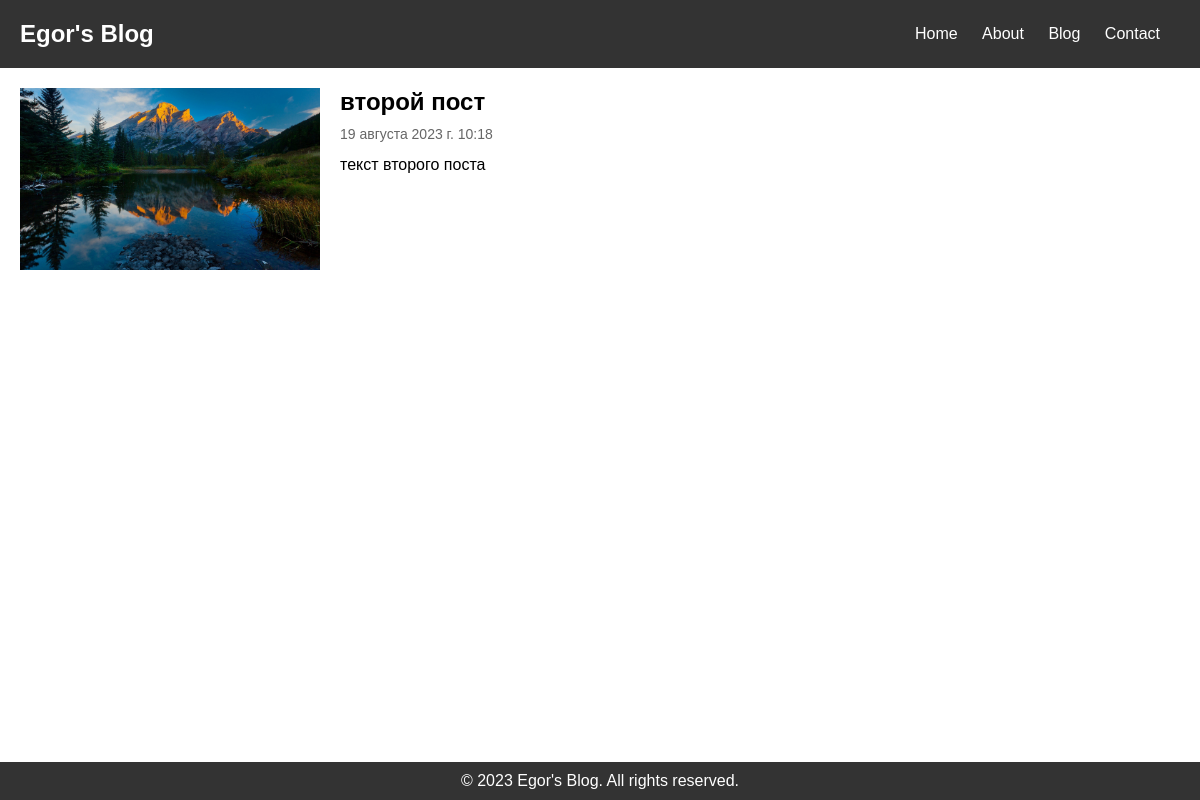
The app's page /article/2 with its own data.
### posts/models.py (models this page shows, shortened)
class Post(models.Model):
    title = models.CharField(max_length=256)
    description = models.TextField()
    created_timestamp = models.DateTimeField(auto_now_add=True)
    image = models.ImageField(upload_to="posts_images")
    category = models.ForeignKey(to=Category, on_delete=models.CASCADE)
    by_user = models.ForeignKey(to=User, on_delete=models.CASCADE, blank=True, null=True)

### posts/views.py (the view)
# urls.py: path('article/<int:pk>', article, name='article'),
def article(request, pk):
    post = Post.objects.get(pk=pk)
    context = {
        'post': post
    }
    return render(request, "article.html", context)

### posts/templates/article.html (shortened to what this page needs)
<!DOCTYPE html>
{% load static %}
<html lang="en">
<head>
    <link rel="stylesheet" href="{% static 'article.css' %}">
</head>
<body>
<header class="header">
    <h1 class="logo">Egor's Blog</h1>
    <nav class="nav">
        <ul>
            <li><a href="#">Home</a></li>
            <li><a href="#">About</a></li>
            <li><a href="#">Blog</a></li>
            <li><a href="#">Contact</a></li>
        </ul>
    </nav>
</header>
<main class="content">
    <article class="post-details">
        <div class="post-details-image-container">
            <img src="{{ post.image.url }}" alt="" class="post-details-image">
        </div>
        <div class="post-details-content">
            <h2 class="post-details-title">{{ post.title }}</h2>
            <p class="post-details-meta">{{ post.created_timestamp }}</p>
            <p class="post-details-body">
                {{ post.description }}
            </p>
        </div>
    </article>
</main>
<footer class="footer">
    <p>&copy; 2023 Egor's Blog. All rights reserved.</p>
</footer>
</body>
</html>

### posts/static/article.css (style rules this page uses)
body, h1, h2, h3, p, ul, li { margin: 0; padding: 0; }
body { font-family: Arial, sans-serif; position: relative; min-height: 100vh; }
.header { background-color: #333; color: #fff; padding: 20px; display: flex; justify-content: space-between; align-items: center; }
.logo { font-size: 24px; }
.nav ul { list-style: none; }
.nav ul li { display: inline; margin-right: 20px; }
.nav a { text-decoration: none; color: #fff; }
.content { padding: 20px; }
.post-details { margin-bottom: 40px; display: flex; align-items: flex-start; }
.post-details-title { font-size: 24px; margin-bottom: 10px; }
.post-details-meta { color: #666; font-size: 14px; margin-bottom: 10px; }
.post-details-body { line-height: 1.6; }
.post-details-image-container { margin-right: 20px; }
.post-details-image { max-width: 300px; max-height: 200px; width: auto; height: auto; }
.footer { background-color: #333; color: #fff; text-align: center; padding: 10px 0; position: absolute; bottom: 0; width: 100%; }

### records on screen
Post: image (picture), title "второй пост", created_timestamp "19 августа 2023 г. 10:18", description "текст второго поста"
